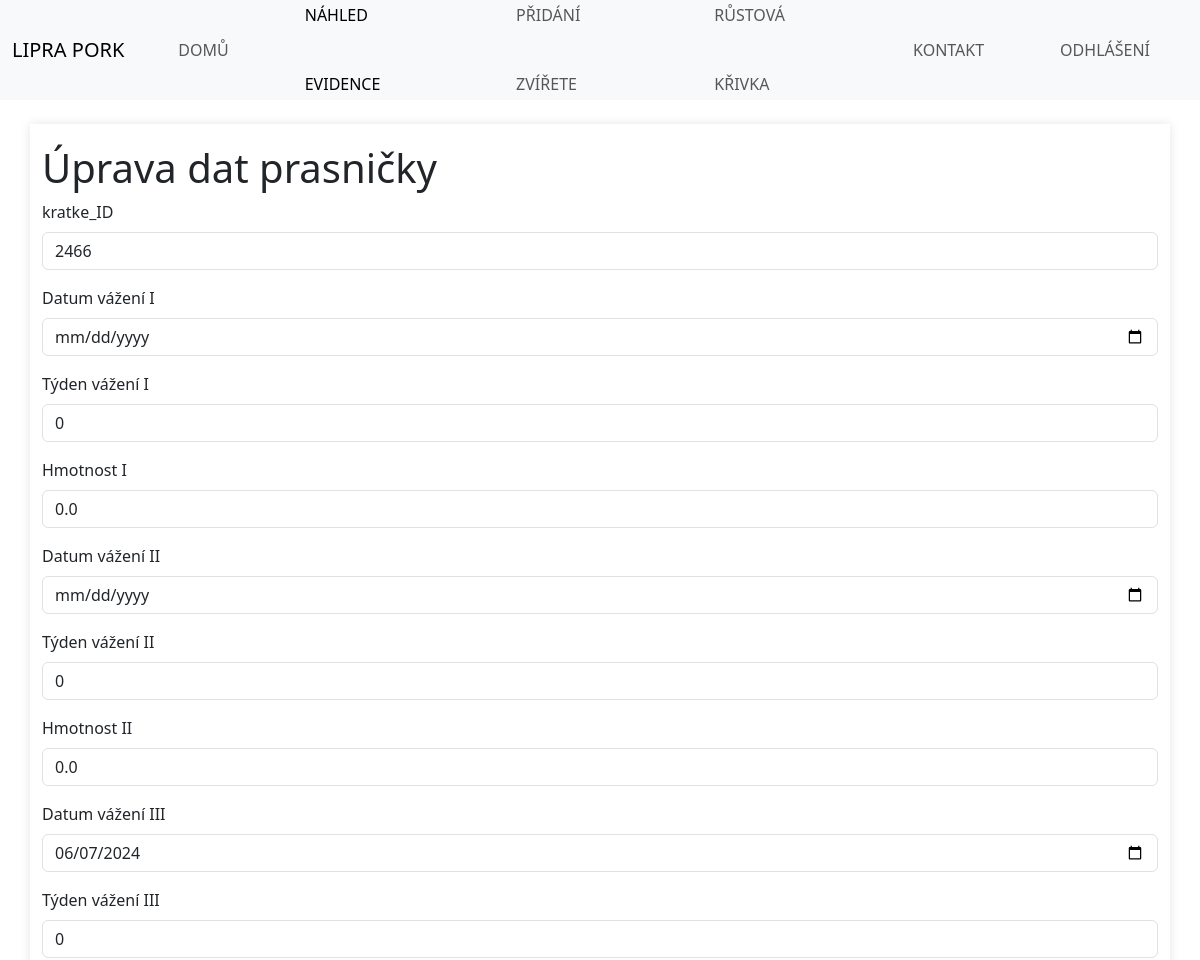
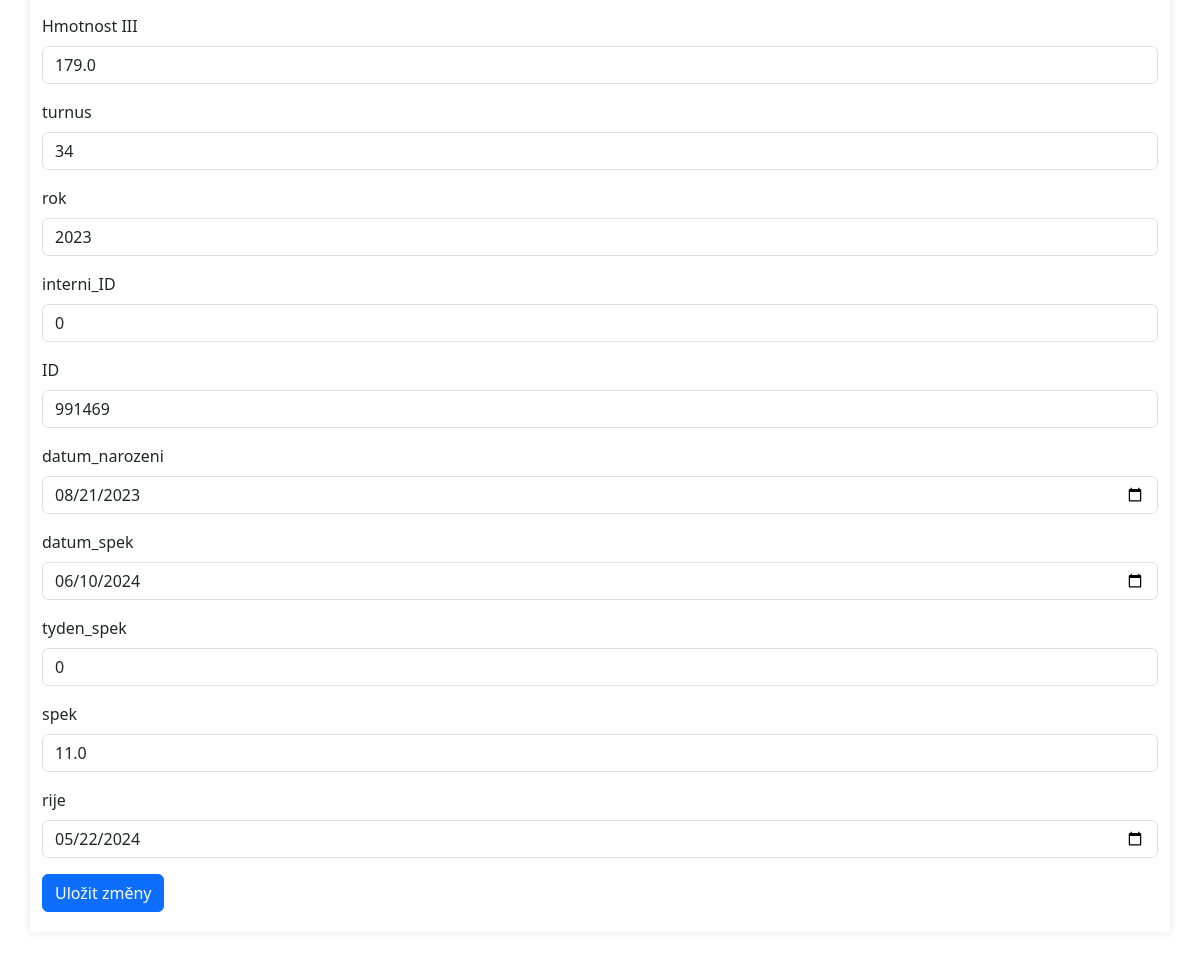
The page /edit_animal/2466 (signed in) on the database its author committed (2 pictures, top to bottom).
### database_animal.py (models this page shows)
class Animals(db.Model):
    __tablename__ = 'animals'  # Název tabulky v databázi
    kratke_ID = db.Column(db.Integer, primary_key=True, unique=True, nullable=False)
    datum_vazeni_I = db.Column(db.Date, nullable=True)
    tyden_vazeni_I = db.Column(db.Integer, nullable=True)
    hmotnost_I = db.Column(db.Float, nullable=True)
    datum_vazeni_II = db.Column(db.Date, nullable=True)
    tyden_vazeni_II = db.Column(db.Integer, nullable=True)
    hmotnost_II = db.Column(db.Float, nullable=True)
    datum_vazeni_III = db.Column(db.Date, nullable=True)
    tyden_vazeni_III = db.Column(db.Integer, nullable=True)
    hmotnost_III = db.Column(db.Float, nullable=True)
    turnus = db.Column(db.Integer, nullable=True)
    rok = db.Column(db.Integer, nullable=True)
    interni_ID = db.Column(db.Integer, nullable=True)
    ID = db.Column(db.Integer, nullable=True)
    datum_narozeni = db.Column(db.Date, nullable=True)
    datum_spek = db.Column(db.Date, nullable=True)
    tyden_spek = db.Column(db.Integer, nullable=True)
    spek = db.Column(db.Float, nullable=True)
    rije = db.Column(db.Date, nullable=True)
    def __repr__(self):
        return (f'<Animals {self.kratke_ID}, {self.datum_vazeni_I}, {self.tyden_vazeni_I}, {self.hmotnost_I},'
                f'{self.datum_vazeni_II}, {self.tyden_vazeni_II}, {self.hmotnost_II}, {self.datum_vazeni_III},'
                f'{self.tyden_vazeni_III}, {self.hmotnost_III}, {self.turnus}, {self.rok}, {self.interni_ID},'
                f'{self.ID}, {self.datum_narozeni}, {self.datum_spek}, {self.tyden_spek}, {self.spek},'
                f'{self.rije}>')

### app.py (the view, shortened to what this page needs)
@app.route('/edit_animal/<int:kratke_ID>', methods=['GET', 'POST'])
@login_required
def edit_animal(kratke_ID):
    print(f"Načítám záznam podle krátké ID: {kratke_ID}")
    animal = Animals.query.get_or_404(kratke_ID)
    print(f"Načtený záznam: {animal}")
    form = AnimalForm(obj=animal)
    return render_template('edit_animal.html', form=form, animal=animal)

### app.py (called while the page is built)
@login_manager.user_loader
def load_user(user_id):
    return db.session.get(User, int(user_id))

### templates/edit_animal.html (shortened to what this page needs)
<!DOCTYPE html>
<html lang="cs-cz">
<head>
    <link rel="stylesheet" href="{{ url_for('static', filename='style.css') }}" type="text/css" />
    <link href="https://cdn.jsdelivr.net/npm/bootstrap@5.3.0-alpha3/dist/css/bootstrap.min.css" rel="stylesheet">
</head>
<body>
    <header>
        <nav class="navbar navbar-expand-md navbar-light bg-light">
            <div class="container-fluid">
                <a class="navbar-brand" href="{{ url_for('index') }}">LIPRA PORK</a>
                <div class="collapse navbar-collapse" id="navbarNav">
                    <ul class="navbar-nav">
                        <li class="nav-item">
                            <a class="nav-link" href="{{ url_for('index') }}">Domů</a>
                        </li>
                        <li class="nav-item">
                            <a class="nav-link active" href="{{ url_for('animals') }}">Náhled evidence</a>
                        </li>
                        <li class="nav-item">
                            <a class="nav-link" href="{{ url_for('add_animal') }}">Přidání zvířete</a>
                        </li>
                        <li class="nav-item">
                            <a class="nav-link" href="{{ url_for('growth_curve') }}">Růstová křivka</a>
                        </li>
                        <li class="nav-item">
                            <a class="nav-link" href="kontakt.html">Kontakt</a>
                        </li>
                        <li class="nav-item">
                            <a class="nav-link" href="{{ url_for('logout') }}">Odhlášení</a>
                        </li>
                    </ul>
                </div>
            </div>
        </nav>
    </header>
    <main class="container mt-4">
        <h1>Úprava dat prasničky</h1>
        <form action="{{ url_for('edit_animal', kratke_ID=animal.kratke_ID) }}" method="POST">
            <div class="mb-3">
                {{ form.kratke_ID.label(class="form-label") }}
                {{ form.kratke_ID(class="form-control", id="kratke_ID", required=True) }}
            </div>
            <div class="mb-3">
                {{ form.datum_vazeni_I.label(class="form-label") }}
                {{ form.datum_vazeni_I(class="form-control", id="datum_vazeni_I") }}
            </div>
            <div class="mb-3">
                {{ form.tyden_vazeni_I.label(class="form-label") }}
                {{ form.tyden_vazeni_I(class="form-control", id="tyden_vazeni_I") }}
            </div>
            <div class="mb-3">
                {{ form.hmotnost_I.label(class="form-label") }}
                {{ form.hmotnost_I(class="form-control", id="hmotnost_I") }}
            </div>
            <div class="mb-3">
                {{ form.datum_vazeni_II.label(class="form-label") }}
                {{ form.datum_vazeni_II(class="form-control", id="datum_vazeni_II") }}
            </div>
            <div class="mb-3">
                {{ form.tyden_vazeni_II.label(class="form-label") }}
                {{ form.tyden_vazeni_II(class="form-control", id="tyden_vazeni_II") }}
            </div>
            <div class="mb-3">
                {{ form.hmotnost_II.label(class="form-label") }}
                {{ form.hmotnost_II(class="form-control", id="hmotnost_II") }}
            </div>
            <div class="mb-3">
                {{ form.datum_vazeni_III.label(class="form-label") }}
                {{ form.datum_vazeni_III(class="form-control", id="datum_vazeni_III") }}
            </div>
            <div class="mb-3">
                {{ form.tyden_vazeni_III.label(class="form-label") }}
                {{ form.tyden_vazeni_III(class="form-control", id="tyden_vazeni_III") }}
            </div>
            <div class="mb-3">
                {{ form.hmotnost_III.label(class="form-label") }}
                {{ form.hmotnost_III(class="form-control", id="hmotnost_III") }}
            </div>
            <div class="mb-3">
                {{ form.turnus.label(class="form-label") }}
                {{ form.turnus(class="form-control", id="turnus") }}
            </div>
            <div class="mb-3">
                {{ form.rok.label(class="form-label") }}
                {{ form.rok(class="form-control", id="rok") }}
            </div>
            <div class="mb-3">
                {{ form.interni_ID.label(class="form-label") }}
                {{ form.interni_ID(class="form-control", id="interni_ID") }}
            </div>
            <div class="mb-3">
                {{ form.ID.label(class="form-label") }}
                {{ form.ID(class="form-control", id="ID") }}
            </div>
            <div class="mb-3">
                {{ form.datum_narozeni.label(class="form-label") }}
                {{ form.datum_narozeni(class="form-control", id="datum_narozeni") }}
            </div>
            <div class="mb-3">
                {{ form.datum_spek.label(class="form-label") }}
                {{ form.datum_spek(class="form-control", id="datum_spek") }}
            </div>
            <div class="mb-3">
                {{ form.tyden_spek.label(class="form-label") }}
                {{ form.tyden_spek(class="form-control", id="tyden_spek") }}
            </div>
            <div class="mb-3">
                {{ form.spek.label(class="form-label") }}
                {{ form.spek(class="form-control", id="spek") }}
            </div>
            <div class="mb-3">
                {{ form.rije.label(class="form-label") }}
                {{ form.rije(class="form-control", id="rije") }}
            </div>
            <button type="submit" class="btn btn-primary">Uložit změny</button>
        </form>
    </main>
</body>
</html>

### static/style.css (style rules this page uses)
html { background: #6ca161; }
body { font: 14px "Poppins"; background: #f9f9f9; color: #414042; box-sizing: border-box; margin: 0; padding: 100px 0 140px 0; min-width: 960px; }
body > header { height: 100px; width: 100%; background: #1c8404; color: white; display: flex; justify-content: space-evenly; position: fixed; z-index: 1; top: 0; }
nav ul { margin: 0; list-style-type: none; display: flex; align-items: center; height: 100%; }
nav ul li { padding: 0 25px; margin: 0 5px; font-size: 1em; line-height: 4.3em; }
nav ul a { color: white; padding: 8px 0; text-decoration: none; text-transform: uppercase; }
article, main { margin: 0 auto; max-width: 960px; padding: 50px; }
.container { max-width: 1200px; margin: 0 auto; padding: 20px; background-color: #fff; box-shadow: 0 0 10px rgba(0,0,0,0.1); }
button { background-color: #4CAF50; color: white; padding: 10px 20px; border: none; border-radius: 4px; cursor: pointer; }

### rows shown on the page
Animals: kratke_ID "2466", tyden_vazeni_I "0", hmotnost_I "0.0", tyden_vazeni_II "0", hmotnost_II "0.0", datum_vazeni_III "06/07/2024", tyden_vazeni_III "0", hmotnost_III "179.0", turnus "34", rok "2023", interni_ID "0", ID "991469", datum_narozeni "08/21/2023", datum_spek "06/10/2024", tyden_spek "0", spek "11.0", rije "05/22/2024"
